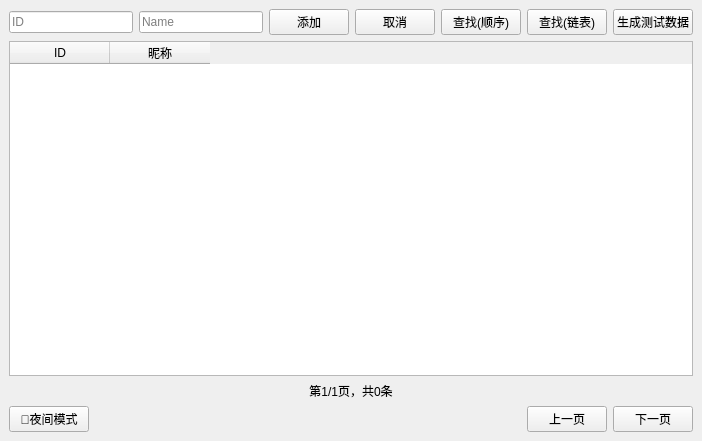
<?xml version="1.0" encoding="UTF-8"?>
<ui version="4.0">
 <class>MainWindow</class>
 <widget class="QMainWindow" name="MainWindow">
  <property name="geometry">
   <rect>
    <x>0</x>
    <y>0</y>
    <width>702</width>
    <height>441</height>
   </rect>
  </property>
  <property name="windowTitle">
   <string>ShortVideoFollow</string>
  </property>
  <widget class="QWidget" name="centralwidget">
   <layout class="QVBoxLayout" name="verticalLayout">
    <item>
     <layout class="QHBoxLayout" name="inputLayout">
      <item>
       <widget class="QLineEdit" name="lineEditID">
        <property name="placeholderText">
         <string>ID</string>
        </property>
       </widget>
      </item>
      <item>
       <widget class="QLineEdit" name="lineEditName">
        <property name="placeholderText">
         <string>Name</string>
        </property>
       </widget>
      </item>
      <item>
       <widget class="QPushButton" name="btnAdd">
        <property name="text">
         <string>添加</string>
        </property>
       </widget>
      </item>
      <item>
       <widget class="QPushButton" name="btnRemove">
        <property name="text">
         <string>取消</string>
        </property>
       </widget>
      </item>
      <item>
       <widget class="QPushButton" name="btnFindSeq">
        <property name="text">
         <string>查找(顺序)</string>
        </property>
       </widget>
      </item>
      <item>
       <widget class="QPushButton" name="btnFindLink">
        <property name="text">
         <string>查找(链表)</string>
        </property>
       </widget>
      </item>
      <item>
       <widget class="QPushButton" name="btnGen">
        <property name="text">
         <string>生成测试数据</string>
        </property>
       </widget>
      </item>
     </layout>
    </item>
    <item>
     <widget class="QTableWidget" name="tableWidget">
      <property name="columnCount">
       <number>2</number>
      </property>
      <column>
       <property name="text">
        <string>ID</string>
       </property>
      </column>
      <column>
       <property name="text">
        <string>昵称</string>
       </property>
      </column>
     </widget>
    </item>
    <item>
     <widget class="QLabel" name="labelPageInfo">
      <property name="text">
       <string>第1/1页，共0条</string>
      </property>
      <property name="alignment">
       <set>Qt::AlignmentFlag::AlignCenter</set>
      </property>
     </widget>
    </item>
    <item>
     <layout class="QHBoxLayout" name="pageLayout">
      <item>
       <widget class="QPushButton" name="btnTheme">
        <property name="text">
         <string>🌙夜间模式</string>
        </property>
       </widget>
      </item>
      <item>
       <spacer name="horizontalSpacer">
        <property name="orientation">
         <enum>Qt::Orientation::Horizontal</enum>
        </property>
        <property name="sizeType">
         <enum>QSizePolicy::Policy::Expanding</enum>
        </property>
        <property name="sizeHint" stdset="0">
         <size>
          <width>0</width>
          <height>0</height>
         </size>
        </property>
       </spacer>
      </item>
      <item>
       <widget class="QPushButton" name="btnPrev">
        <property name="text">
         <string>上一页</string>
        </property>
       </widget>
      </item>
      <item>
       <widget class="QPushButton" name="btnNext">
        <property name="text">
         <string>下一页</string>
        </property>
       </widget>
      </item>
     </layout>
    </item>
   </layout>
  </widget>
 </widget>
 <resources/>
 <connections/>
</ui>
